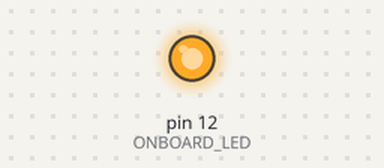
Bench run of a sketch on a simulated Arduino Uno, built with avr-gcc and run on an emulated ATmega328P. On the bench: output pins drawn as LEDs (lit = HIGH).

Above: at 0.2 s.
At 4.2 s:
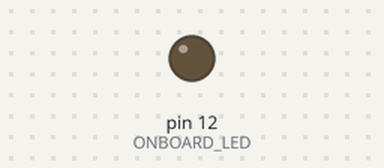
Timing chart, 0 to 6.2 s (numbered marks = the images above):
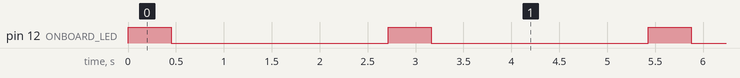

The sketch:

C09-LED_Blink.ino
```cpp
//Define our Constants
#define ONBOARD_LED 12
#define Math_E 2.71828


//Sets up all our pins when it loads
void setup(){
  pinMode(12, OUTPUT);
}


const int N = 500;
const float Y = 0.14;
float x = 0;
//runs every cpu cycle
void loop(){
  //reset x once its big
  if(x >= N) x = 0;

  float value = pow(Math_E, -(sq(x / (N - 0.5)))/(2 * Y * Y));
  analogWrite(ONBOARD_LED, int(255.0*value));
  delay(5);
  x += 1;
}
```

Measured:
- by itself, pin 12 (ONBOARD_LED): alternates HIGH for 0.45 s and LOW for 2.3 s
